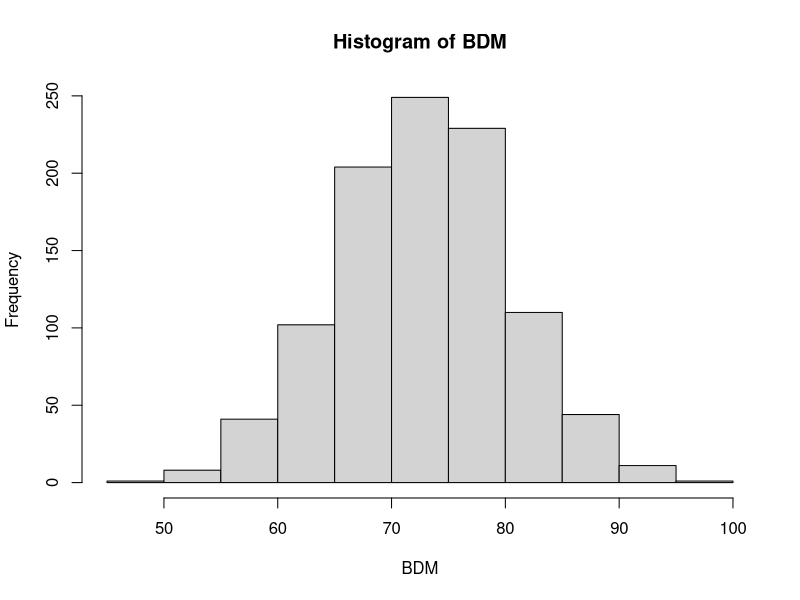
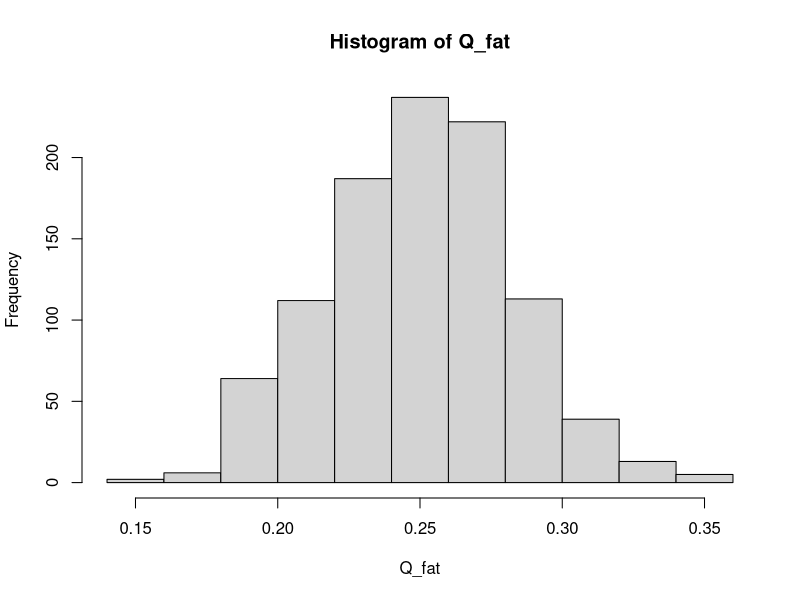
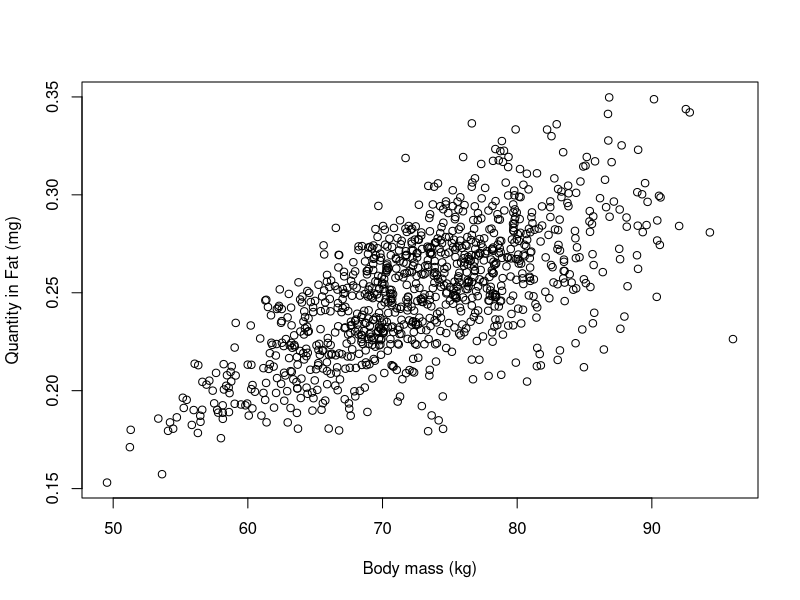

Generate these figures, in order, with R:
## ---- chunk 1
knitr::opts_chunk$set(eval = F)
## ---- chunk 2
library(deSolve)
## ---- chunk 3
C_inh <- approxfun(x = c(0, 120), y=c(10,0), method = "constant", f = 0, rule = 2) 
## ---- chunk 4
parameters <- c("BDM" = 73,            # Body mass (kg)
                "Height" = 1.6,        # Body height (m)
                "Age" = 40,            # in years
                "Sex" = 1,             # code 1 is male, 2 is female
                "Flow_pul" = 5,        # Pulmonary ventilation rate (L/min)
                "Pct_Deadspace" = 0.7, # Fraction of pulmonary deadspace
                "Vent_Perf" = 1.14,    # Ventilation over perfusion ratio
                "Pct_LBDM_wp" = 0.2,   # wp tissue as fraction of lean mass
                "Pct_Flow_fat" = 0.1,  # Fraction of cardiac output to fat
                "Pct_Flow_pp" = 0.35,  # ~ to pp
                "PC_art" = 2,          # Blood/air partition coefficient
                "PC_fat" = 22,         # Fat/blood ~
                "PC_wp" = 0.8,         # wp/blood ~
                "PC_pp" = 0.8,         # pp/blood ~
                "Kmetwp" = 0.25)       # Rate constant for metabolism
## ---- chunk 5
y <- c("Q_fat" = 0, # Quantity of butadiene in fat (mg)
       "Q_wp" = 0,  # ~ in well-perfused (mg)
       "Q_pp" = 0,  # ~ in poorly-perfused (mg)
       "Q_met" = 0) # ~ metabolized (mg)
## ---- chunk 6
# Define the model equations
bd.model = function(t, y, parameters) {
  with (as.list(y), {
    with (as.list(parameters), {
      
      # Define some known constants
      Height = 1.6       # use to calculate fraction of body fat
      Age = 40           # use to calculate fraction of body fat
      Sex = 1            # use to calculate fraction of body fat
      MW_bu = 54.0914    # butadiene molecular weight (in grams)

      # Conversions from/to ppm
      ppm_per_mM = 24450 # ppm to mM under normal conditions
      ppm_per_mg_per_l = ppm_per_mM / MW_bu
      mg_per_l_per_ppm = 1 / ppm_per_mg_per_l
      
      # Calculate Flow_alv from total pulmonary flow
      Flow_alv = Flow_pul * (1 - Pct_Deadspace)
      
      # Calculate total blood flow from Flow_alv and the V/P ratio
      Flow_tot = Flow_alv / Vent_Perf
      
      # Calculate fraction of body fat
      Pct_BDM_fat = (1.2 * BDM / (Height * Height) - 10.8
                     *(2 - Sex) + 0.23 * Age - 5.4) * 0.01
      
      # Actual volumes, 10% of body mass (bones…) get no butadiene
      Eff_V_fat = Pct_BDM_fat * BDM
      Eff_V_wp = Pct_LBDM_wp * BDM * (1 - Pct_BDM_fat)
      Eff_V_pp = 0.9 * BDM - Eff_V_fat - Eff_V_wp
      
      # Calculate actual blood flows from total flow and percent flows
      Flow_fat = Pct_Flow_fat * Flow_tot
      Flow_pp = Pct_Flow_pp * Flow_tot
      Flow_wp = Flow_tot * (1 - Pct_Flow_pp - Pct_Flow_fat)
      
      # Calculate the concentrations
      C_fat = Q_fat / Eff_V_fat
      C_wp = Q_wp / Eff_V_wp
      C_pp = Q_pp / Eff_V_pp
      
      # Venous blood concentrations at the organ exit
      Cout_fat = C_fat / PC_fat
      Cout_wp = C_wp / PC_wp
      Cout_pp = C_pp / PC_pp
      
      # Sum of Flow * Concentration for all compartments
      dQ_ven = Flow_fat * Cout_fat + Flow_wp * Cout_wp + Flow_pp * Cout_pp
      C_inh.current = C_inh(t) # to avoid calling C_inh() twice
      
      # Arterial blood concentration
      # Convert input given in ppm to mg/l to match other units
        C_art = (Flow_alv * C_inh.current * mg_per_l_per_ppm + dQ_ven) / (Flow_tot + Flow_alv / PC_art)
      
      # Venous blood concentration (mg/L)
      C_ven = dQ_ven / Flow_tot
      
      # Alveolar air concentration (mg/L)
      C_alv = C_art / PC_art
      
      # Exhaled air concentration (ppm)
      if (C_alv <= 0) {
        C_exh = 10E-30 # avoid round off errors
      } else {
        C_exh = (1 - Pct_Deadspace) * C_alv * ppm_per_mg_per_l + Pct_Deadspace * C_inh.current
      }
      
      # Quantity metabolized in liver (included in well-perfused)
      dQmet_wp = Kmetwp * Q_wp
      
      # Differentials for quantities
      dQ_fat = Flow_fat * (C_art - Cout_fat)
      dQ_wp = Flow_wp * (C_art - Cout_wp) - dQmet_wp
      dQ_pp = Flow_pp * (C_art - Cout_pp)
      dQ_met = dQmet_wp

      # The function bd.model must return at least the derivatives
      list(c(dQ_fat, dQ_wp, dQ_pp, dQ_met), # derivatives
           c("C_ven" = C_ven, "C_art" = C_art)) # extra outputs

    }) # end with parameters
  }) # end with y
} # end bd.model

## ---- chunk 7
start_time <- Sys.time()
set.seed(1)
for (iteration in 1:1000){
  parameters["BDM"] <- rnorm(1, 73, 7.3)
  parameters["Flow_pul"] <- rnorm(1, 5, 0.5)
  parameters["PC_art"] <- rnorm(1, 2, 0.2)
  parameters["Kmetwp"] <- rnorm(1, 0.25, 0.025)
  
  # We focus on time at 24 hour
  times <- c(0, 1440)

  # Integrate
  tmp <- ode(times = times, func = bd.model, y=y, parms=parameters)

  if (iteration == 1){ # initialize
      results <- tmp[2,-1]
       sampled.parms <- c(parameters["BDM"],
                          parameters["Flow_pul"],
                          parameters["PC_art"],
                          parameters["Kmetwp"])
  } else { # accumulate
    results <- rbind(results, tmp[2,-1])
       sampled.parms <- rbind(sampled.parms, 
                              c(parameters["BDM"],
                                parameters["Flow_pul"],
                                parameters["PC_art"],
                                parameters["Kmetwp"]))
  }
}
end_time <- Sys.time()
## ---- chunk 8
end_time - start_time
## ---- chunk 9
head(sampled.parms)
## ---- chunk 10
head(results)
## ---- chunk 11
BDM <- sampled.parms[,1]
hist(BDM)
## ---- chunk 12
Q_fat <- results[,1]
hist(Q_fat)
## ---- chunk 13
plot(BDM, Q_fat, xlab="Body mass (kg)", ylab="Quantity in Fat (mg)")
